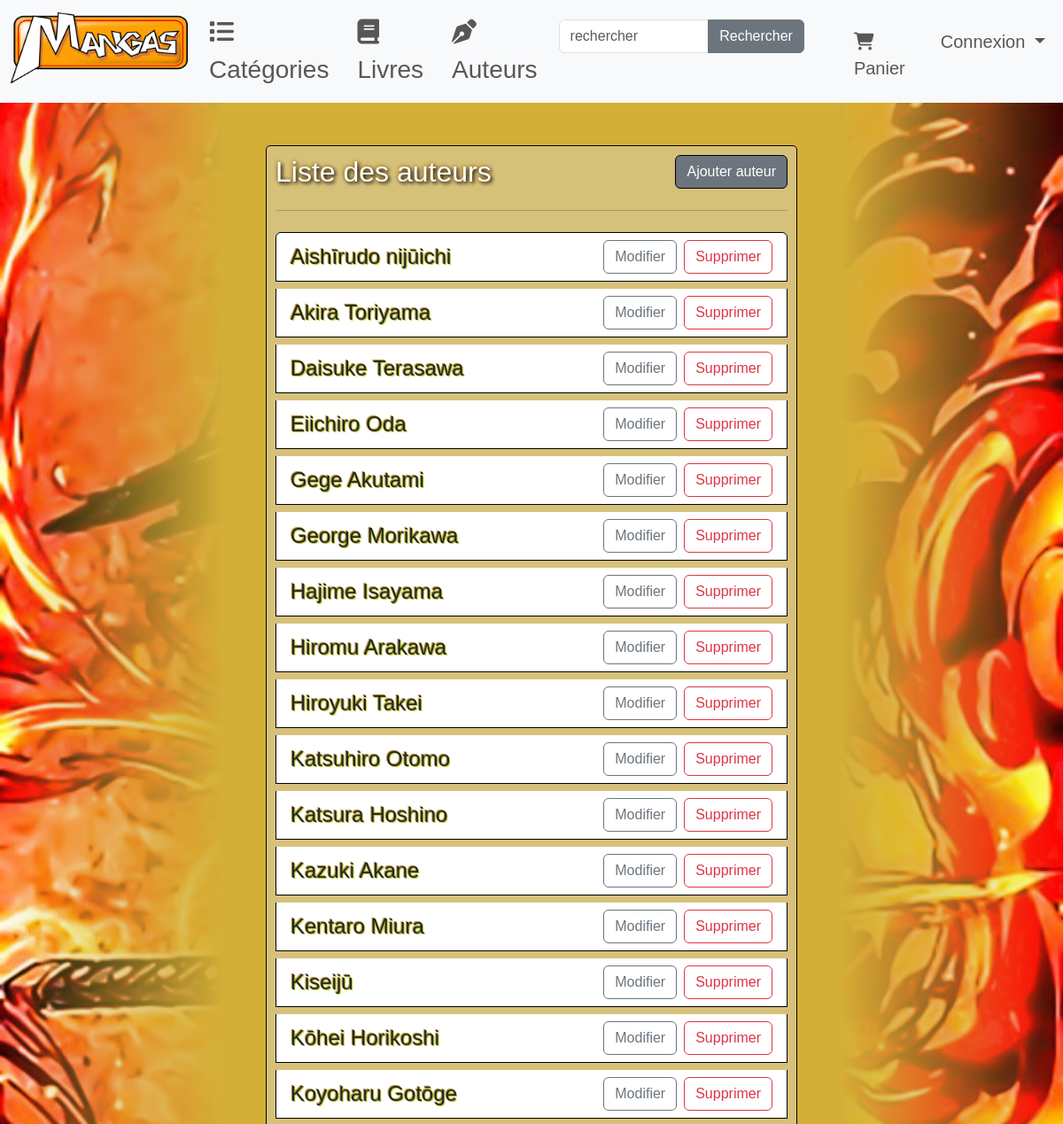
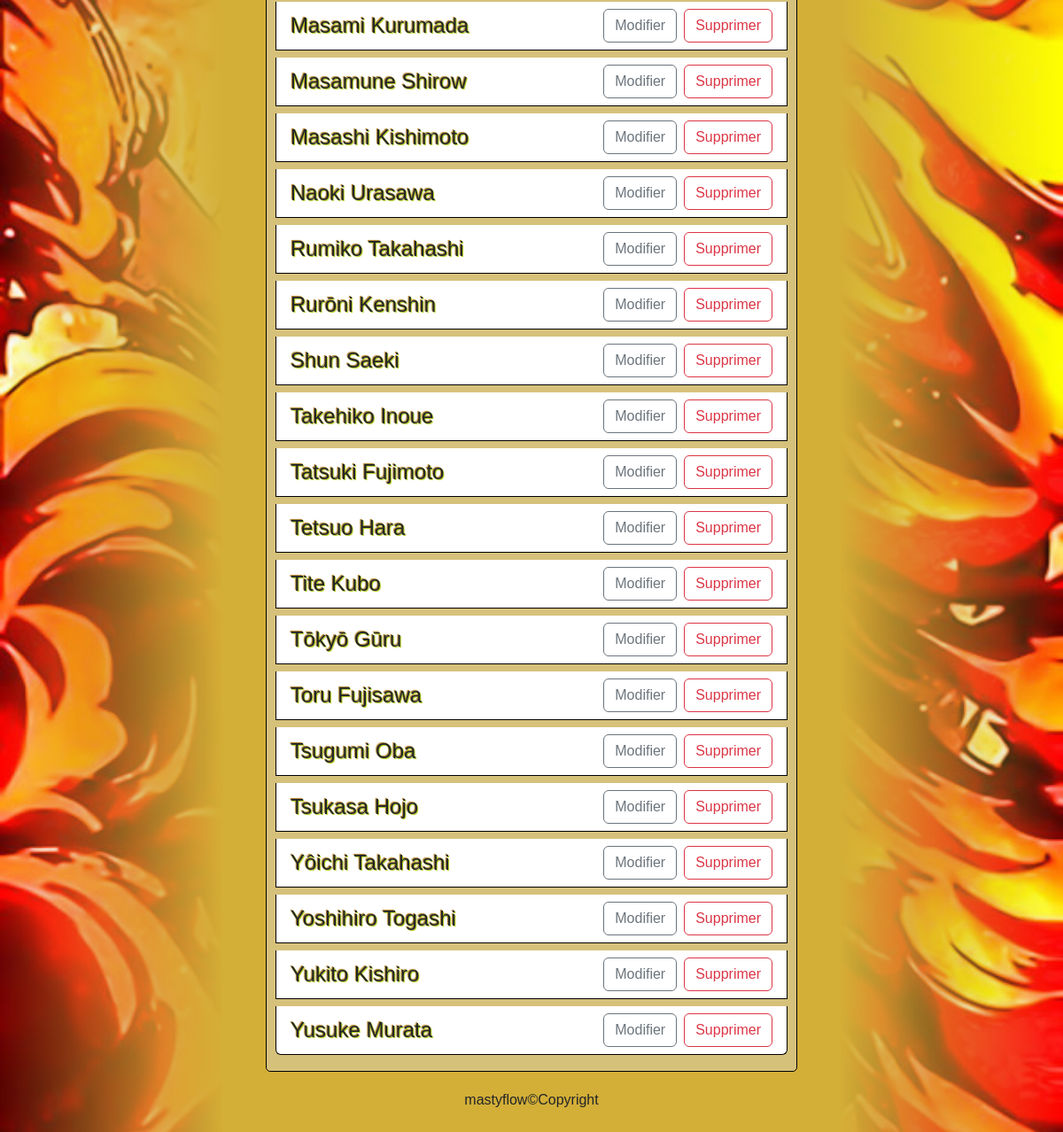
The page /authors/list_author.php on the database its author committed (2 pictures, top to bottom).
### tables this page shows
CREATE TABLE `author` (
  `id` int NOT NULL AUTO_INCREMENT,
  `name` varchar(45) NOT NULL,
  PRIMARY KEY (`id`)
);

### authors/list_author.php (the view, shortened to what this page needs)
<?php
include "../others/header.php";
$statement = $pdo->query("SELECT * FROM author ORDER BY name ASC");
$authors = $statement->fetchAll(PDO::FETCH_ASSOC);
?>
<body class="page-list">
    <div class="container mt-5 book-name" style="width:50%">
        <div class="d-flex justify-content-between align-items-center mb-4">
            <h2 class="m-0">Liste des auteurs</h2>
            <a class="btn btn-secondary book-case" href="/authors/insert_author.php">Ajouter auteur</a>
        </div>
        <hr>
        <div class="list-group mt-4 ">
            <?php foreach ($authors as $author) : ?>
                <div class="list-group-item list-group-item-action d-flex flex-column flex-md-row justify-content-between align-items-md-center mb-2 book-case">
                    <a href="/authors/detail_author.php?id=<?= $author['id'] ?>" class="text-decoration-none mb-2 mb-md-0">
                        <span class='text-dark fs-4 text-shadow'><?= $author['name'] ?></span>
                    </a>
                    <div class="d-flex flex-row flex-md-row justify-content-between">
                        <a href="/authors/modify_author.php?id=<?= $author['id'] ?>" class="btn btn-outline-secondary me-2">Modifier</a>
                        <a href="/authors/delete_author.php?id=<?= $author['id'] ?>" class="btn btn-outline-danger">Supprimer</a>
                    </div>
                </div>
            <?php endforeach; ?>
        </div>
    </div>
    <?php
    include "../others/footer.php";
    ?>

### others/style.css (style rules this page uses)
.page-list { position: relative; background-color: #d4af37; }
.page-list::before { content: ''; position: fixed; top: 0; left: 0; width: 21%; height: 100%; background-image: url('/pictures/yama.jpg'); background-size: auto 100%; background-position: left; opacity: 1; z-index: -1; mask-image: linear-gradient(to left, transparent 0%, black 100%); }
.page-list::after { content: ''; position: fixed; top: 0; right: 0; width: 21%; height: 100%; background-image: url('/pictures/yama.jpg'); background-size: auto 100%; background-position: right; opacity: 1; z-index: -1; mask-image: linear-gradient(to right, transparent 0%, black 100%); }
.text-shadow { text-shadow: 1px 1px 1px rgb(176, 198, 14), -1px -1px 1px rgb(172, 122, 31); }
.book-name { background-color: rgba(217, 220, 224, 0.4); display: block; padding: 10px; border-radius: 5px; border: black 1px solid; }
.book-case { border: black 1px solid; transition: transform 0.5s ease-in-out; }
h2 { color: rgb(84, 81, 81); font-family: Verdana, Geneva, Tahoma, sans-serif }
body, html { height: 100%; margin: 0; font-family: Arial, sans-serif; }
h2 { color: white; text-shadow: 2px 2px 4px rgb(0, 0, 0), -1px -1px 4px rgb(172, 122, 31); }

### rows shown on the page
author: name "Aishīrudo nijūichi"
author: name "Akira Toriyama"
author: name "Daisuke Terasawa"
author: name "Eiichiro Oda"
author: name "Gege Akutami"
author: name "George Morikawa"
author: name "Hajime Isayama"
author: name "Hiromu Arakawa"
author: name "Hiroyuki Takei"
author: name "Katsuhiro Otomo"
author: name "Katsura Hoshino"
author: name "Kazuki Akane"
author: name "Kentaro Miura"
author: name "Kiseijū"
author: name "Kōhei Horikoshi"
author: name "Koyoharu Gotōge"
author: name "Masami Kurumada"
author: name "Masamune Shirow"
author: name "Masashi Kishimoto"
author: name "Naoki Urasawa"
author: name "Rumiko Takahashi"
author: name "Rurōni Kenshin"
author: name "Shun Saeki"
author: name "Takehiko Inoue"
author: name "Tatsuki Fujimoto"
author: name "Tetsuo Hara"
author: name "Tite Kubo"
author: name "Tōkyō Gūru"
author: name "Toru Fujisawa"
author: name "Tsugumi Oba"
author: name "Tsukasa Hojo"
author: name "Yôichi Takahashi"
author: name "Yoshihiro Togashi"
author: name "Yukito Kishiro"
author: name "Yusuke Murata"
